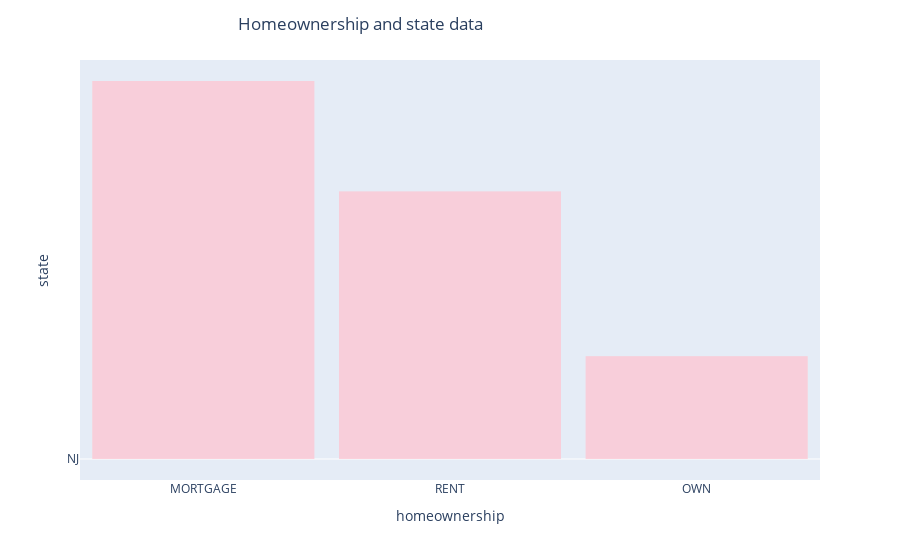

The notebook cell this image was saved under:
### Markdown cell above
**Q7** Can you figure out how to add x labels, y labels, and a title to this graph?

### Code cell
# Your code here
fig = px.bar(DF,
             x='homeownership',
             y='state',
             color_discrete_sequence=['pink'])
fig.update_traces(dict(marker_line_width=0))
fig.update_layout(bargap=0.1, title=
                  'Homeownership and state data',
                  title_x=0.4)
fig.show()

### Figure 1 — Plotly figure (JSON) as saved in the notebook; plotly's stock layout.template omitted (floating-point values rounded to 4 significant figures; data arrays with more than 128 entries replaced by an {"elided": "..."} marker saying what was removed)
{"data": [{"alignmentgroup": "True", "hovertemplate": "homeownership=%{x}<br>state=%{y}<extra></extra>", "legendgroup": "", "marker": {"color": "pink", "line": {"width": 0}, "pattern": {"shape": ""}}, "name": "", "offsetgroup": "", "orientation": "v", "showlegend": false, "textposition": "auto", "type": "bar", "x": {"elided": "10000 str values"}, "xaxis": "x", "y": {"elided": "10000 str values"}, "yaxis": "y"}], "layout": {"autosize": true, "bargap": 0.1, "barmode": "relative", "legend": {"tracegroupgap": 0}, "margin": {"t": 60}, "title": {"text": "Homeownership and state data", "x": 0.4}, "xaxis": {"anchor": "y", "autorange": true, "domain": [0, 1], "range": [-0.5, 2.5], "title": {"text": "homeownership"}, "type": "category"}, "yaxis": {"anchor": "x", "autorange": true, "domain": [0, 1], "range": [-4528.0, 86040.0], "title": {"text": "state"}, "type": "category"}}}
